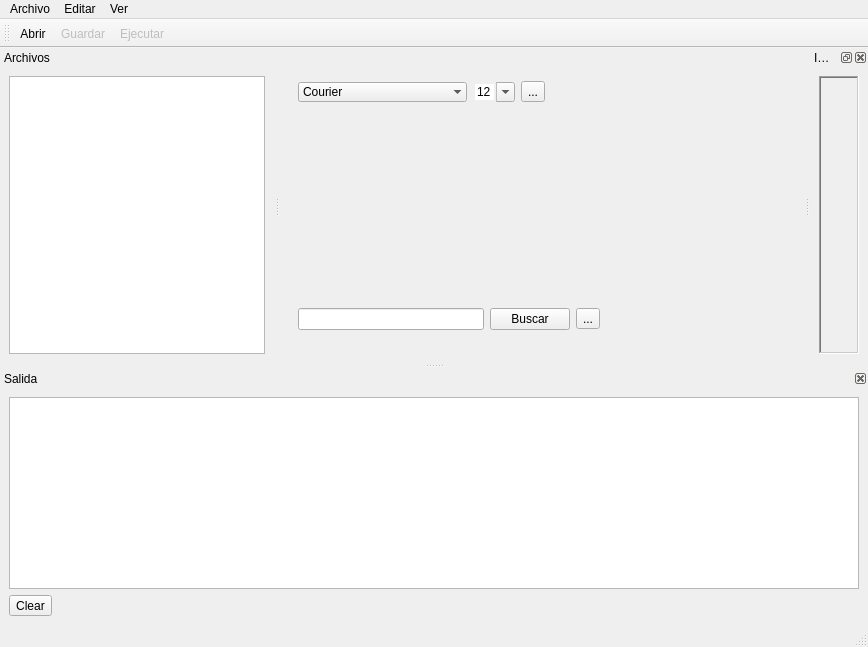
<?xml version="1.0" encoding="UTF-8"?>
<ui version="4.0">
 <class>MainWindow</class>
 <widget class="QMainWindow" name="MainWindow">
  <property name="geometry">
   <rect>
    <x>0</x>
    <y>0</y>
    <width>868</width>
    <height>647</height>
   </rect>
  </property>
  <property name="windowTitle">
   <string>MyEditor</string>
  </property>
  <property name="unifiedTitleAndToolBarOnMac">
   <bool>false</bool>
  </property>
  <widget class="QWidget" name="centralwidget">
   <layout class="QVBoxLayout" name="verticalLayout">
    <item>
     <widget class="QWidget" name="fontSelectorPanel" native="true">
      <property name="hidden" stdset="0">
       <bool>true</bool>
      </property>
      <layout class="QHBoxLayout" name="horizontalLayout">
       <item>
        <widget class="QFontComboBox" name="fontFamilySelector">
         <property name="editable">
          <bool>false</bool>
         </property>
         <property name="frame">
          <bool>false</bool>
         </property>
         <property name="fontFilters">
          <set>QFontComboBox::MonospacedFonts</set>
         </property>
        </widget>
       </item>
       <item>
        <widget class="QComboBox" name="fontSizeSelector">
         <property name="editable">
          <bool>true</bool>
         </property>
         <property name="currentIndex">
          <number>5</number>
         </property>
         <property name="maxVisibleItems">
          <number>20</number>
         </property>
         <property name="frame">
          <bool>false</bool>
         </property>
         <item>
          <property name="text">
           <string>7</string>
          </property>
         </item>
         <item>
          <property name="text">
           <string>8</string>
          </property>
         </item>
         <item>
          <property name="text">
           <string>9</string>
          </property>
         </item>
         <item>
          <property name="text">
           <string>10</string>
          </property>
         </item>
         <item>
          <property name="text">
           <string>11</string>
          </property>
         </item>
         <item>
          <property name="text">
           <string>12</string>
          </property>
         </item>
         <item>
          <property name="text">
           <string>13</string>
          </property>
         </item>
         <item>
          <property name="text">
           <string>14</string>
          </property>
         </item>
         <item>
          <property name="text">
           <string>15</string>
          </property>
         </item>
         <item>
          <property name="text">
           <string>16</string>
          </property>
         </item>
         <item>
          <property name="text">
           <string>17</string>
          </property>
         </item>
         <item>
          <property name="text">
           <string>18</string>
          </property>
         </item>
        </widget>
       </item>
       <item>
        <widget class="QToolButton" name="closeFontSelector">
         <property name="text">
          <string>...</string>
         </property>
         <property name="icon">
          <iconset theme="gtk-close">
           <normaloff>.</normaloff>.</iconset>
         </property>
        </widget>
       </item>
       <item>
        <spacer name="horizontalSpacer">
         <property name="orientation">
          <enum>Qt::Horizontal</enum>
         </property>
         <property name="sizeHint" stdset="0">
          <size>
           <width>40</width>
           <height>20</height>
          </size>
         </property>
        </spacer>
       </item>
      </layout>
     </widget>
    </item>
    <item>
     <widget class="QLabel" name="fileName">
      <property name="text">
       <string/>
      </property>
     </widget>
    </item>
    <item>
     <widget class="QsciScintilla" name="textEdit">
      <property name="toolTip">
       <string/>
      </property>
      <property name="whatsThis">
       <string/>
      </property>
     </widget>
    </item>
    <item>
     <widget class="QWidget" name="searchPanel" native="true">
      <layout class="QHBoxLayout" name="horizontalLayout_2">
       <item>
        <widget class="QLineEdit" name="searchText">
         <property name="clearButtonEnabled">
          <bool>true</bool>
         </property>
        </widget>
       </item>
       <item>
        <widget class="QPushButton" name="searchButton">
         <property name="text">
          <string>Buscar</string>
         </property>
        </widget>
       </item>
       <item>
        <widget class="QToolButton" name="closeSearchPanel">
         <property name="text">
          <string>...</string>
         </property>
         <property name="icon">
          <iconset theme="gtk-close">
           <normaloff>.</normaloff>.</iconset>
         </property>
        </widget>
       </item>
       <item>
        <spacer name="horizontalSpacer_2">
         <property name="orientation">
          <enum>Qt::Horizontal</enum>
         </property>
         <property name="sizeHint" stdset="0">
          <size>
           <width>40</width>
           <height>20</height>
          </size>
         </property>
        </spacer>
       </item>
      </layout>
     </widget>
    </item>
   </layout>
  </widget>
  <widget class="QMenuBar" name="menubar">
   <property name="geometry">
    <rect>
     <x>0</x>
     <y>0</y>
     <width>868</width>
     <height>23</height>
    </rect>
   </property>
   <widget class="QMenu" name="menuArchivo">
    <property name="title">
     <string>Archivo</string>
    </property>
    <widget class="QMenu" name="menuNuevo">
     <property name="title">
      <string>Nuevo</string>
     </property>
     <addaction name="actionScript_Python"/>
     <addaction name="actionInterfaz_Grafica"/>
     <addaction name="actionCarpeta"/>
     <addaction name="actionProyecto"/>
    </widget>
    <addaction name="menuNuevo"/>
    <addaction name="actionAbrir"/>
    <addaction name="actionGuardar"/>
    <addaction name="actionGuardar_Como"/>
    <addaction name="separator"/>
    <addaction name="actionEjecutar"/>
    <addaction name="separator"/>
    <addaction name="actionSalir"/>
   </widget>
   <widget class="QMenu" name="menuEditar">
    <property name="title">
     <string>Editar</string>
    </property>
    <addaction name="actionFuente"/>
    <addaction name="separator"/>
    <addaction name="actionCortar"/>
    <addaction name="actionCopiar"/>
    <addaction name="actionPegar"/>
    <addaction name="actionSeleccionar_Todo"/>
    <addaction name="separator"/>
    <addaction name="actionBuscar"/>
    <addaction name="actionBuscarSiguiente"/>
   </widget>
   <widget class="QMenu" name="menuVer">
    <property name="title">
     <string>Ver</string>
    </property>
    <addaction name="actionArchivos"/>
    <addaction name="actionSalida"/>
    <addaction name="separator"/>
    <addaction name="actionZoom_in"/>
    <addaction name="actionZoom_out"/>
   </widget>
   <addaction name="menuArchivo"/>
   <addaction name="menuEditar"/>
   <addaction name="menuVer"/>
  </widget>
  <widget class="QStatusBar" name="statusbar"/>
  <widget class="QDockWidget" name="panel">
   <property name="minimumSize">
    <size>
     <width>200</width>
     <height>259</height>
    </size>
   </property>
   <property name="features">
    <set>QDockWidget::DockWidgetMovable</set>
   </property>
   <property name="allowedAreas">
    <set>Qt::LeftDockWidgetArea|Qt::RightDockWidgetArea</set>
   </property>
   <property name="windowTitle">
    <string>Archivos</string>
   </property>
   <attribute name="dockWidgetArea">
    <number>1</number>
   </attribute>
   <widget class="QWidget" name="dockWidgetContents_2">
    <layout class="QVBoxLayout" name="verticalLayout_3">
     <property name="sizeConstraint">
      <enum>QLayout::SetDefaultConstraint</enum>
     </property>
     <item>
      <widget class="QTreeView" name="treeView">
       <property name="sortingEnabled">
        <bool>true</bool>
       </property>
       <attribute name="headerShowSortIndicator" stdset="0">
        <bool>true</bool>
       </attribute>
      </widget>
     </item>
    </layout>
   </widget>
  </widget>
  <widget class="QDockWidget" name="outputPanel">
   <property name="minimumSize">
    <size>
     <width>164</width>
     <height>232</height>
    </size>
   </property>
   <property name="features">
    <set>QDockWidget::DockWidgetClosable</set>
   </property>
   <property name="allowedAreas">
    <set>Qt::BottomDockWidgetArea</set>
   </property>
   <property name="windowTitle">
    <string>Salida</string>
   </property>
   <attribute name="dockWidgetArea">
    <number>8</number>
   </attribute>
   <widget class="QWidget" name="dockWidgetContents">
    <layout class="QVBoxLayout" name="verticalLayout_2">
     <item>
      <widget class="QTextBrowser" name="outputText">
       <property name="lineWrapMode">
        <enum>QTextEdit::NoWrap</enum>
       </property>
       <property name="openExternalLinks">
        <bool>true</bool>
       </property>
      </widget>
     </item>
     <item>
      <widget class="QToolButton" name="clearOutput">
       <property name="text">
        <string>Clear</string>
       </property>
       <property name="icon">
        <iconset theme="gtk-clear">
         <normaloff>.</normaloff>.</iconset>
       </property>
       <property name="toolButtonStyle">
        <enum>Qt::ToolButtonTextBesideIcon</enum>
       </property>
      </widget>
     </item>
    </layout>
   </widget>
  </widget>
  <widget class="QToolBar" name="toolBar">
   <property name="enabled">
    <bool>true</bool>
   </property>
   <property name="windowTitle">
    <string>toolBar</string>
   </property>
   <property name="allowedAreas">
    <set>Qt::TopToolBarArea</set>
   </property>
   <property name="toolButtonStyle">
    <enum>Qt::ToolButtonFollowStyle</enum>
   </property>
   <attribute name="toolBarArea">
    <enum>TopToolBarArea</enum>
   </attribute>
   <attribute name="toolBarBreak">
    <bool>false</bool>
   </attribute>
   <addaction name="actionAbrir"/>
   <addaction name="actionGuardar"/>
   <addaction name="actionEjecutar"/>
  </widget>
  <widget class="QDockWidget" name="imagePanel">
   <property name="allowedAreas">
    <set>Qt::RightDockWidgetArea</set>
   </property>
   <property name="windowTitle">
    <string>Imágen</string>
   </property>
   <attribute name="dockWidgetArea">
    <number>2</number>
   </attribute>
   <widget class="QWidget" name="dockWidgetContents_3">
    <layout class="QVBoxLayout" name="verticalLayout_4">
     <item>
      <widget class="QLabel" name="imageLabel">
       <property name="frameShape">
        <enum>QFrame::WinPanel</enum>
       </property>
       <property name="frameShadow">
        <enum>QFrame::Sunken</enum>
       </property>
       <property name="text">
        <string/>
       </property>
       <property name="scaledContents">
        <bool>false</bool>
       </property>
      </widget>
     </item>
    </layout>
   </widget>
  </widget>
  <action name="actionAbrir">
   <property name="icon">
    <iconset theme="gtk-open">
     <normaloff>.</normaloff>.</iconset>
   </property>
   <property name="text">
    <string>Abrir...</string>
   </property>
   <property name="shortcut">
    <string>Ctrl+O</string>
   </property>
  </action>
  <action name="actionGuardar">
   <property name="enabled">
    <bool>false</bool>
   </property>
   <property name="icon">
    <iconset theme="gtk-save">
     <normaloff>.</normaloff>.</iconset>
   </property>
   <property name="text">
    <string>Guardar</string>
   </property>
   <property name="shortcut">
    <string>Ctrl+S</string>
   </property>
  </action>
  <action name="actionSalir">
   <property name="icon">
    <iconset theme="application-exit">
     <normaloff>.</normaloff>.</iconset>
   </property>
   <property name="text">
    <string>Salir</string>
   </property>
  </action>
  <action name="actionFuente">
   <property name="checkable">
    <bool>true</bool>
   </property>
   <property name="checked">
    <bool>false</bool>
   </property>
   <property name="icon">
    <iconset theme="fonts">
     <normaloff>.</normaloff>.</iconset>
   </property>
   <property name="text">
    <string>Fuente</string>
   </property>
  </action>
  <action name="actionEjecutar">
   <property name="enabled">
    <bool>false</bool>
   </property>
   <property name="icon">
    <iconset theme="gtk-execute">
     <normaloff>.</normaloff>.</iconset>
   </property>
   <property name="text">
    <string>Ejecutar</string>
   </property>
   <property name="shortcut">
    <string>F5</string>
   </property>
  </action>
  <action name="actionGuardar_Como">
   <property name="icon">
    <iconset theme="gtk-save">
     <normaloff>.</normaloff>.</iconset>
   </property>
   <property name="text">
    <string>Guardar Como..</string>
   </property>
  </action>
  <action name="actionArchivos">
   <property name="checkable">
    <bool>true</bool>
   </property>
   <property name="checked">
    <bool>true</bool>
   </property>
   <property name="icon">
    <iconset theme="folder">
     <normaloff>.</normaloff>.</iconset>
   </property>
   <property name="text">
    <string>Archivos</string>
   </property>
  </action>
  <action name="actionCortar">
   <property name="icon">
    <iconset theme="gtk-cut">
     <normaloff>.</normaloff>.</iconset>
   </property>
   <property name="text">
    <string>Cortar</string>
   </property>
   <property name="shortcut">
    <string>Ctrl+X</string>
   </property>
  </action>
  <action name="actionCopiar">
   <property name="icon">
    <iconset theme="gtk-copy">
     <normaloff>.</normaloff>.</iconset>
   </property>
   <property name="text">
    <string>Copiar</string>
   </property>
   <property name="shortcut">
    <string>Ctrl+C</string>
   </property>
  </action>
  <action name="actionPegar">
   <property name="icon">
    <iconset theme="gtk-paste">
     <normaloff>.</normaloff>.</iconset>
   </property>
   <property name="text">
    <string>Pegar</string>
   </property>
   <property name="shortcut">
    <string>Ctrl+V</string>
   </property>
  </action>
  <action name="actionSeleccionar_Todo">
   <property name="icon">
    <iconset theme="gtk-select-all">
     <normaloff>.</normaloff>.</iconset>
   </property>
   <property name="text">
    <string>Seleccionar Todo</string>
   </property>
   <property name="shortcut">
    <string>Ctrl+A</string>
   </property>
  </action>
  <action name="actionZoom_in">
   <property name="icon">
    <iconset theme="zoom-in">
     <normaloff>.</normaloff>.</iconset>
   </property>
   <property name="text">
    <string>Zoom +</string>
   </property>
   <property name="shortcut">
    <string>Ctrl++</string>
   </property>
  </action>
  <action name="actionZoom_out">
   <property name="icon">
    <iconset theme="zoom-out">
     <normaloff>.</normaloff>.</iconset>
   </property>
   <property name="text">
    <string>Zoom -</string>
   </property>
   <property name="shortcut">
    <string>Ctrl+-</string>
   </property>
  </action>
  <action name="actionScript_Python">
   <property name="icon">
    <iconset theme="document-new">
     <normaloff>.</normaloff>.</iconset>
   </property>
   <property name="text">
    <string>Script de Python</string>
   </property>
  </action>
  <action name="actionInterfaz_Grafica">
   <property name="icon">
    <iconset theme="window-new">
     <normaloff>.</normaloff>.</iconset>
   </property>
   <property name="text">
    <string>Interfaz Gráfica</string>
   </property>
  </action>
  <action name="actionCarpeta">
   <property name="icon">
    <iconset theme="folder-new">
     <normaloff>.</normaloff>.</iconset>
   </property>
   <property name="text">
    <string>Carpeta</string>
   </property>
  </action>
  <action name="actionProyecto">
   <property name="icon">
    <iconset theme="address-book-new">
     <normaloff>.</normaloff>.</iconset>
   </property>
   <property name="text">
    <string>Proyecto</string>
   </property>
  </action>
  <action name="actionBuscar">
   <property name="icon">
    <iconset theme="gtk-find">
     <normaloff>.</normaloff>.</iconset>
   </property>
   <property name="text">
    <string>Buscar</string>
   </property>
   <property name="shortcut">
    <string>Ctrl+F</string>
   </property>
  </action>
  <action name="actionBuscarSiguiente">
   <property name="icon">
    <iconset theme="gtk-find">
     <normaloff>.</normaloff>.</iconset>
   </property>
   <property name="text">
    <string>Buscar Siguiente</string>
   </property>
   <property name="shortcut">
    <string>F3</string>
   </property>
  </action>
  <action name="actionSalida">
   <property name="checkable">
    <bool>true</bool>
   </property>
   <property name="icon">
    <iconset theme="utilities-terminal">
     <normaloff>.</normaloff>.</iconset>
   </property>
   <property name="text">
    <string>Salida</string>
   </property>
  </action>
 </widget>
 <customwidgets>
  <customwidget>
   <class>QsciScintilla</class>
   <extends>QFrame</extends>
   <header>Qsci/qsciscintilla.h</header>
  </customwidget>
 </customwidgets>
 <resources/>
 <connections>
  <connection>
   <sender>actionSalir</sender>
   <signal>triggered()</signal>
   <receiver>MainWindow</receiver>
   <slot>close()</slot>
   <hints>
    <hint type="sourcelabel">
     <x>-1</x>
     <y>-1</y>
    </hint>
    <hint type="destinationlabel">
     <x>399</x>
     <y>299</y>
    </hint>
   </hints>
  </connection>
  <connection>
   <sender>actionFuente</sender>
   <signal>toggled(bool)</signal>
   <receiver>fontSelectorPanel</receiver>
   <slot>setVisible(bool)</slot>
   <hints>
    <hint type="sourcelabel">
     <x>-1</x>
     <y>-1</y>
    </hint>
    <hint type="destinationlabel">
     <x>439</x>
     <y>53</y>
    </hint>
   </hints>
  </connection>
  <connection>
   <sender>closeFontSelector</sender>
   <signal>clicked()</signal>
   <receiver>actionFuente</receiver>
   <slot>toggle()</slot>
   <hints>
    <hint type="sourcelabel">
     <x>769</x>
     <y>53</y>
    </hint>
    <hint type="destinationlabel">
     <x>-1</x>
     <y>-1</y>
    </hint>
   </hints>
  </connection>
  <connection>
   <sender>actionArchivos</sender>
   <signal>toggled(bool)</signal>
   <receiver>panel</receiver>
   <slot>setVisible(bool)</slot>
   <hints>
    <hint type="sourcelabel">
     <x>-1</x>
     <y>-1</y>
    </hint>
    <hint type="destinationlabel">
     <x>106</x>
     <y>323</y>
    </hint>
   </hints>
  </connection>
  <connection>
   <sender>actionCopiar</sender>
   <signal>triggered()</signal>
   <receiver>textEdit</receiver>
   <slot>copy()</slot>
   <hints>
    <hint type="sourcelabel">
     <x>-1</x>
     <y>-1</y>
    </hint>
    <hint type="destinationlabel">
     <x>573</x>
     <y>348</y>
    </hint>
   </hints>
  </connection>
  <connection>
   <sender>actionPegar</sender>
   <signal>triggered()</signal>
   <receiver>textEdit</receiver>
   <slot>paste()</slot>
   <hints>
    <hint type="sourcelabel">
     <x>-1</x>
     <y>-1</y>
    </hint>
    <hint type="destinationlabel">
     <x>573</x>
     <y>348</y>
    </hint>
   </hints>
  </connection>
  <connection>
   <sender>actionSeleccionar_Todo</sender>
   <signal>triggered()</signal>
   <receiver>textEdit</receiver>
   <slot>selectAll()</slot>
   <hints>
    <hint type="sourcelabel">
     <x>-1</x>
     <y>-1</y>
    </hint>
    <hint type="destinationlabel">
     <x>573</x>
     <y>348</y>
    </hint>
   </hints>
  </connection>
  <connection>
   <sender>actionCortar</sender>
   <signal>triggered()</signal>
   <receiver>textEdit</receiver>
   <slot>cut()</slot>
   <hints>
    <hint type="sourcelabel">
     <x>-1</x>
     <y>-1</y>
    </hint>
    <hint type="destinationlabel">
     <x>573</x>
     <y>348</y>
    </hint>
   </hints>
  </connection>
  <connection>
   <sender>actionZoom_in</sender>
   <signal>triggered()</signal>
   <receiver>textEdit</receiver>
   <slot>zoomIn()</slot>
   <hints>
    <hint type="sourcelabel">
     <x>-1</x>
     <y>-1</y>
    </hint>
    <hint type="destinationlabel">
     <x>573</x>
     <y>348</y>
    </hint>
   </hints>
  </connection>
  <connection>
   <sender>actionZoom_out</sender>
   <signal>triggered()</signal>
   <receiver>textEdit</receiver>
   <slot>zoomOut()</slot>
   <hints>
    <hint type="sourcelabel">
     <x>-1</x>
     <y>-1</y>
    </hint>
    <hint type="destinationlabel">
     <x>573</x>
     <y>348</y>
    </hint>
   </hints>
  </connection>
  <connection>
   <sender>closeSearchPanel</sender>
   <signal>clicked()</signal>
   <receiver>searchPanel</receiver>
   <slot>hide()</slot>
   <hints>
    <hint type="sourcelabel">
     <x>619</x>
     <y>591</y>
    </hint>
    <hint type="destinationlabel">
     <x>573</x>
     <y>592</y>
    </hint>
   </hints>
  </connection>
  <connection>
   <sender>searchButton</sender>
   <signal>clicked()</signal>
   <receiver>actionBuscarSiguiente</receiver>
   <slot>trigger()</slot>
   <hints>
    <hint type="sourcelabel">
     <x>559</x>
     <y>592</y>
    </hint>
    <hint type="destinationlabel">
     <x>-1</x>
     <y>-1</y>
    </hint>
   </hints>
  </connection>
  <connection>
   <sender>searchText</sender>
   <signal>returnPressed()</signal>
   <receiver>actionBuscarSiguiente</receiver>
   <slot>trigger()</slot>
   <hints>
    <hint type="sourcelabel">
     <x>404</x>
     <y>592</y>
    </hint>
    <hint type="destinationlabel">
     <x>-1</x>
     <y>-1</y>
    </hint>
   </hints>
  </connection>
  <connection>
   <sender>actionSalida</sender>
   <signal>toggled(bool)</signal>
   <receiver>outputPanel</receiver>
   <slot>setVisible(bool)</slot>
   <hints>
    <hint type="sourcelabel">
     <x>-1</x>
     <y>-1</y>
    </hint>
    <hint type="destinationlabel">
     <x>433</x>
     <y>507</y>
    </hint>
   </hints>
  </connection>
  <connection>
   <sender>clearOutput</sender>
   <signal>clicked()</signal>
   <receiver>outputText</receiver>
   <slot>clear()</slot>
   <hints>
    <hint type="sourcelabel">
     <x>41</x>
     <y>602</y>
    </hint>
    <hint type="destinationlabel">
     <x>433</x>
     <y>486</y>
    </hint>
   </hints>
  </connection>
 </connections>
</ui>
